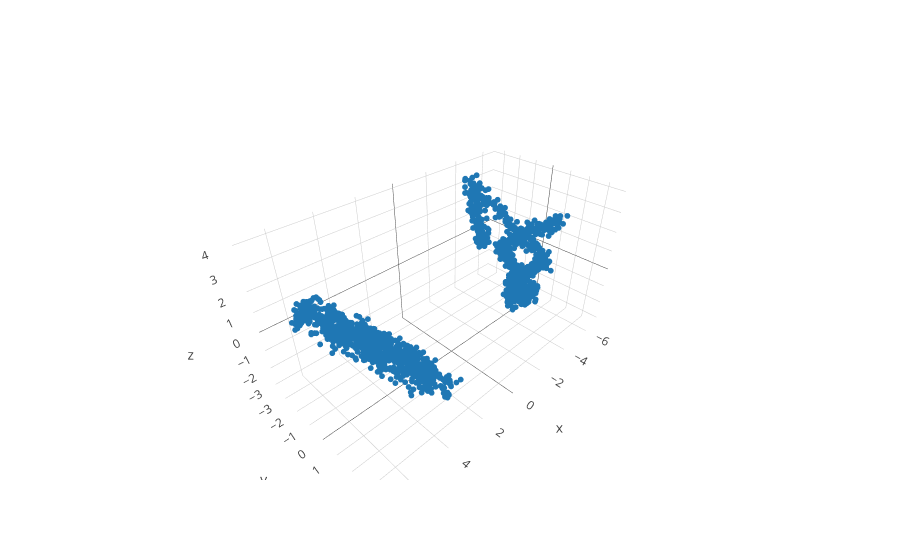

Notebook code for this chart:
### Code cell
plot_pca(np.concatenate((Xs + 0.3*diff, 6*Xt), axis=0))

### Figure 1 — Plotly figure (JSON) as saved in the notebook; plotly's stock layout.template omitted (floating-point values rounded to 4 significant figures; data arrays with more than 128 entries replaced by an {"elided": "..."} marker saying what was removed)
{"data": [{"marker": {"size": 2}, "mode": "markers", "type": "scatter3d", "x": {"elided": "2000 float values"}, "y": {"elided": "2000 float values"}, "z": {"elided": "2000 float values"}}], "layout": {}}
